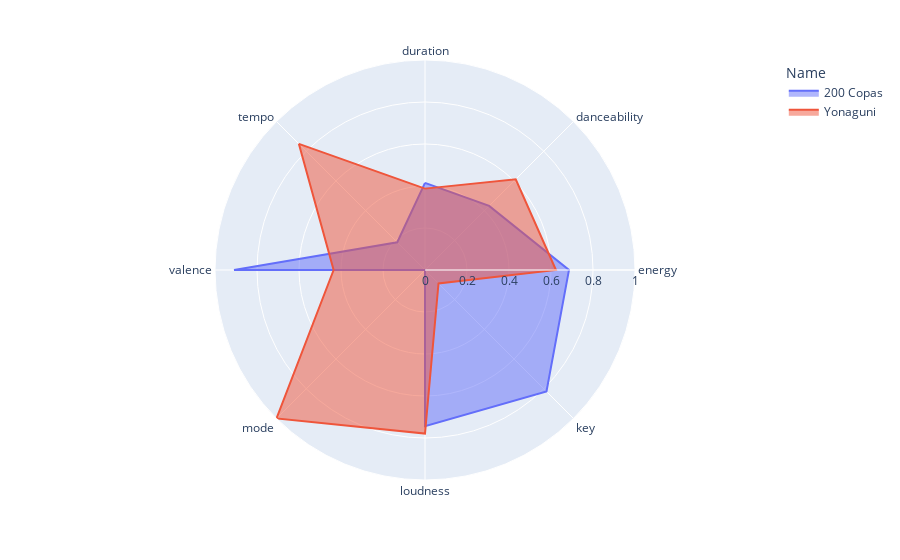

Write notebook code for a chart like this one.
### Code cell
fig = px.line_polar(polar_df, r = 'value', theta = 'variable', 
    line_close = True, color = "Name")
fig.update_traces(fill = 'toself')
fig.show()

### Figure 1 — Plotly figure (JSON) as saved in the notebook; plotly's stock layout.template omitted (floating-point values rounded to 4 significant figures)
{"data": [{"fill": "toself", "hovertemplate": "Name=200 Copas<br>value=%{r}<br>variable=%{theta}<extra></extra>", "legendgroup": "200 Copas", "line": {"color": "#636efa", "dash": "solid"}, "marker": {"symbol": "circle"}, "mode": "lines", "name": "200 Copas", "r": [0.4149, 0.4319, 0.6856, 0.8182, 0.7437, 0, 0.9094, 0.1868, 0.4149], "showlegend": true, "subplot": "polar", "theta": ["duration", "danceability", "energy", "key", "loudness", "mode", "valence", "tempo", "duration"], "type": "scatterpolar"}, {"fill": "toself", "hovertemplate": "Name=Yonaguni<br>value=%{r}<br>variable=%{theta}<extra></extra>", "legendgroup": "Yonaguni", "line": {"color": "#EF553B", "dash": "solid"}, "marker": {"symbol": "circle"}, "mode": "lines", "name": "Yonaguni", "r": [0.3875, 0.6111, 0.6236, 0.09091, 0.7789, 1, 0.4351, 0.8491, 0.3875], "showlegend": true, "subplot": "polar", "theta": ["duration", "danceability", "energy", "key", "loudness", "mode", "valence", "tempo", "duration"], "type": "scatterpolar"}], "layout": {"legend": {"title": {"text": "Name"}, "tracegroupgap": 0}, "margin": {"t": 60}, "polar": {"angularaxis": {"direction": "clockwise", "rotation": 90}, "domain": {"x": [0, 1], "y": [0, 1]}}}}
